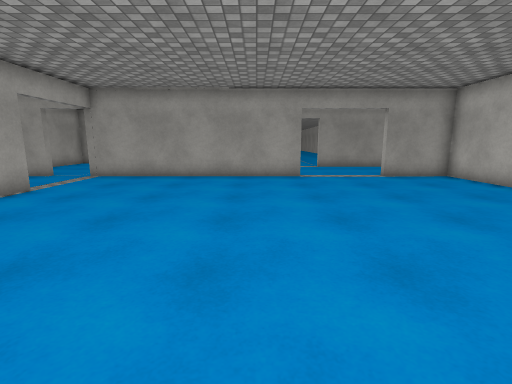
view 1 (above)

21 first-person views from a walk through a scene from a Unity 3-D project. The camera is 1.3 m above the floor, tilts 10° down and sees 85° across. The floor is counted in squares, 0.9 m on a side. Each view is taken from the middle of a square. On the plan, view 1 faces up. The plan holds only what a view shows up to about 14 squares ahead; the rest is blank. The place goes on beyond the plan. The player is left out. Surface patterns are stand-ins for the level's own textures.

view 2
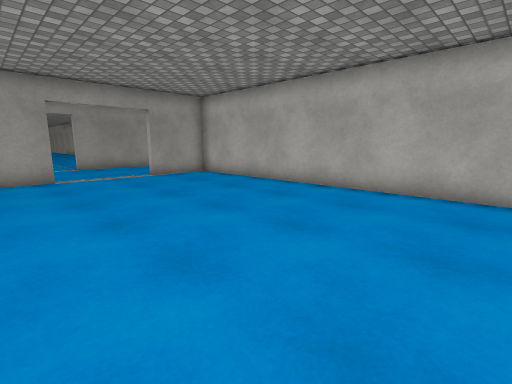

view 3
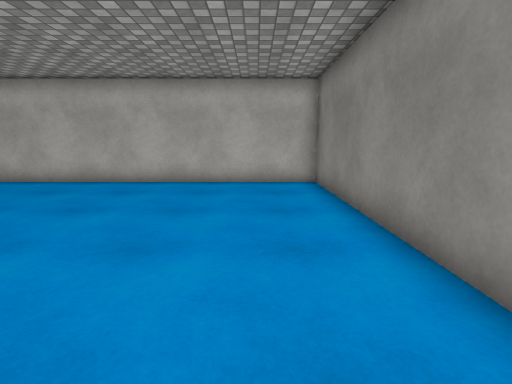

view 4
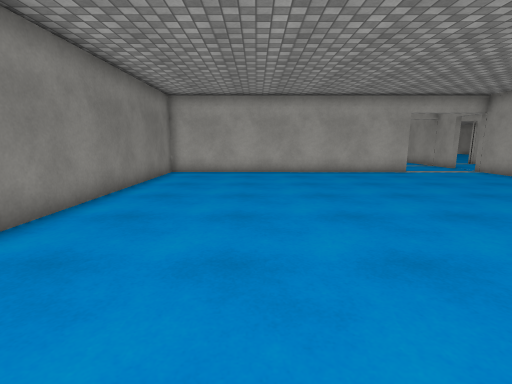

view 5
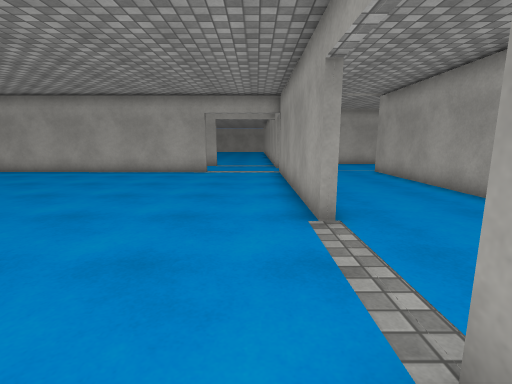

view 6
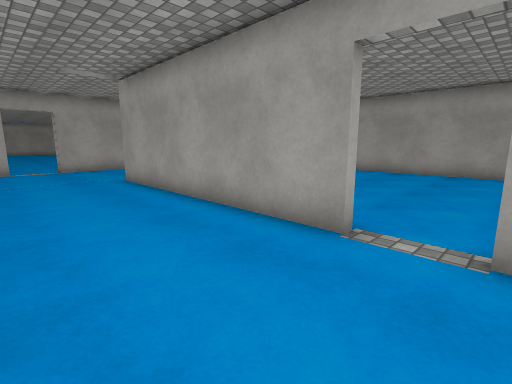

view 7
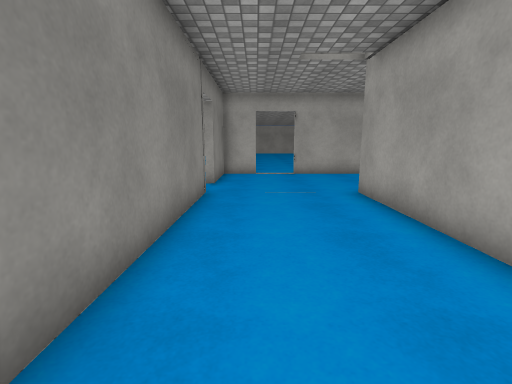

view 8
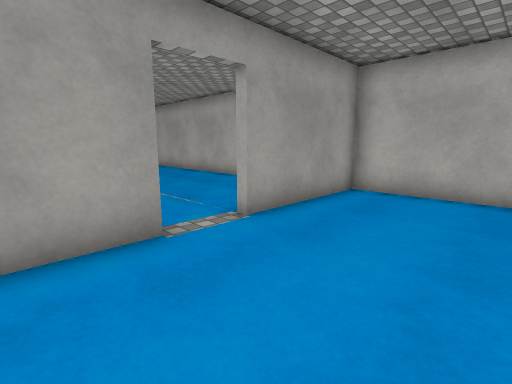

view 9
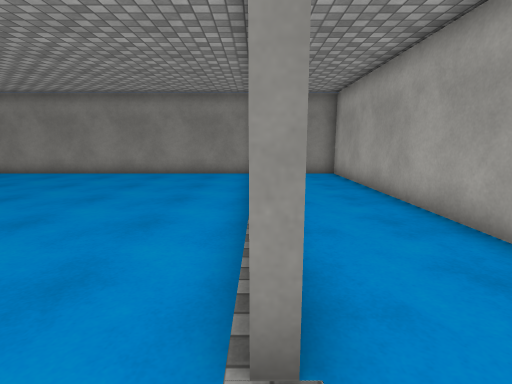

view 10
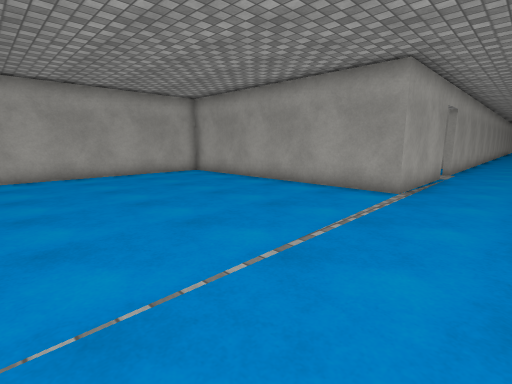

view 11
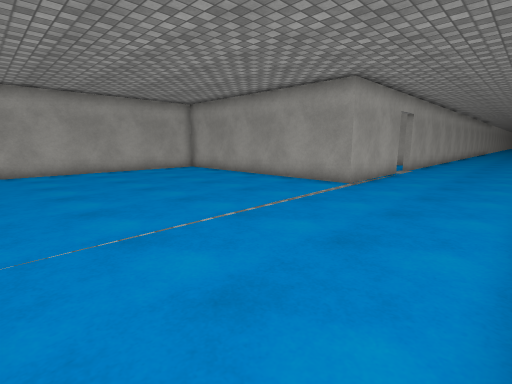

view 12
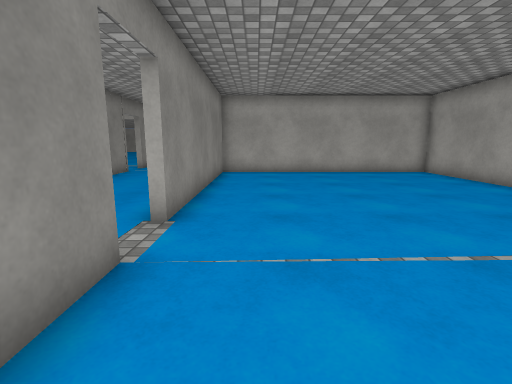

view 13
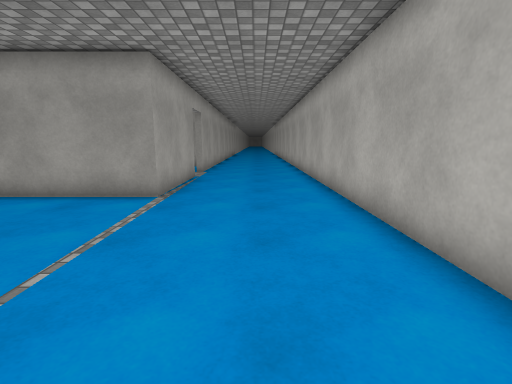

view 14
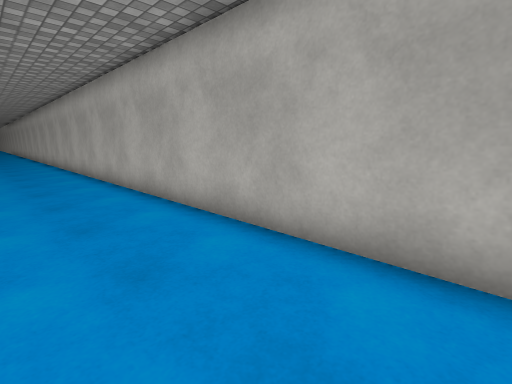

view 15
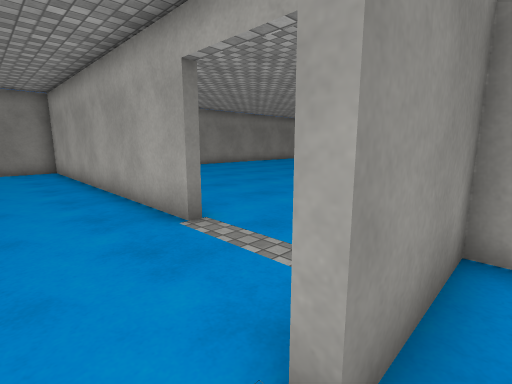

view 16
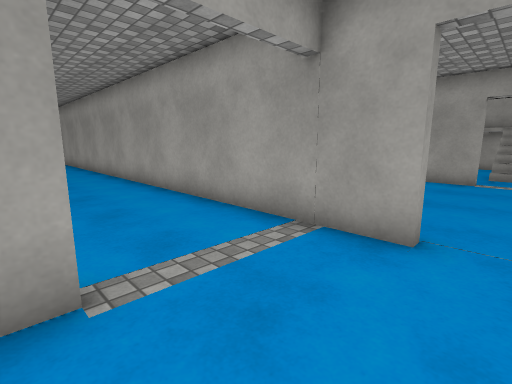

view 17
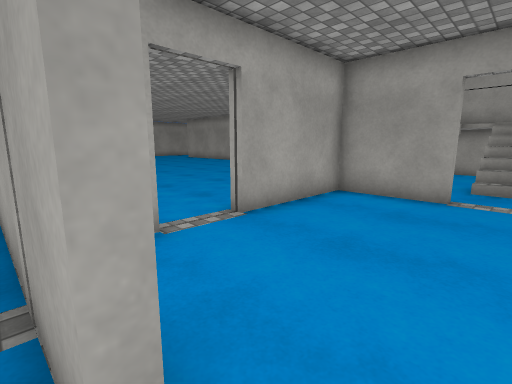

view 18
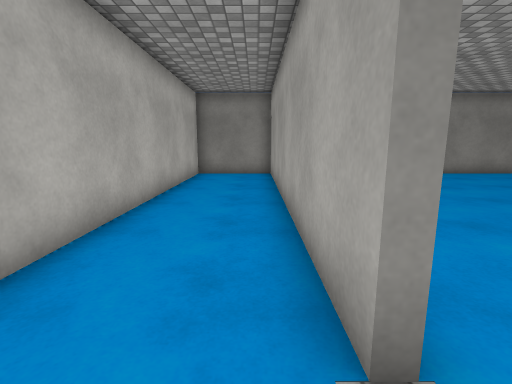

view 19
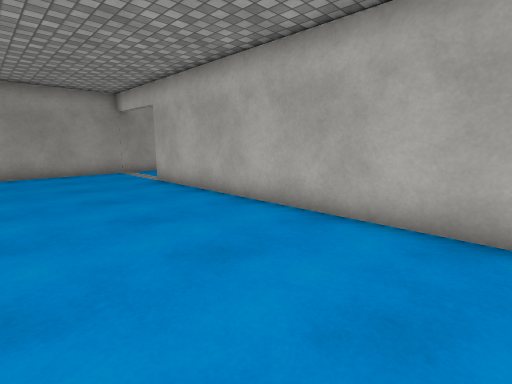

view 20
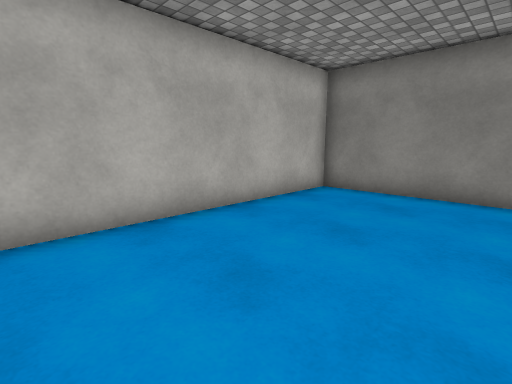

view 21
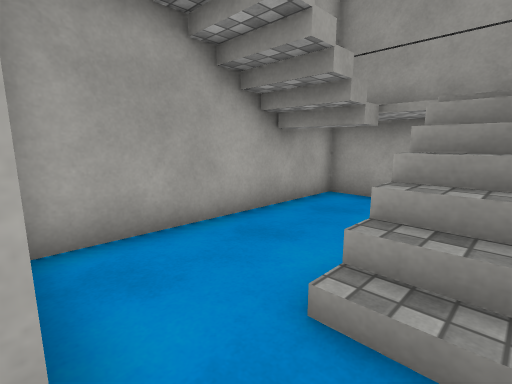

### Floor plan
Points are (right, up) in squares from view 1. A wall is a line through its corners. A room is listed if a view was taken in it or the views show most of it. See-through windows are left out.
Room 1 (views 1, 2, 3, 4, 5, 6, 7, 8, 9, 15, 16, 17, 18, 19, 20, 21)
walls: (-7.4, 8.5) (-7, 8.5) (-7, -3.2) (8.4, -3.2) (8.4, 12.2) (5.5, 12.2); (-7.2, 12.5) (-0.5, 12.5); (2, 12.6) (2, 12.2) (-7.2, 12.2); (-9, 12.2) (-16.5, 12.2); (2, 17) (-7.2, 17); (-12.3, 14) (-12.3, 12.5) (-9, 12.5); (8.4, 13.3) (8.4, 17) (3.8, 17); (-9.4, 20.2) (-9.4, 19.8) (-12.3, 19.8) (-12.3, 15.8); (-15.8, -3.2) (-11, -3.2) (-11, 8.5) (-10.7, 8.5) (-10.7, -3.2) (-7.3, -3.2) (-7.3, 7.2)
ways out: opening at (2.5, 17) to room 2; opening at (-8.5, 20) to room 3; opening at (-12, 15)
Room 2 (views 10, 11, 12, 13, 14)
walls: (3.8, 17.3) (5.5, 17.3); (8.4, 21) (8.4, 35.5); (3.4, 32.1) (3.4, 27.4) (-7, 27.4) (-7, 17.3) (2, 17.3); (3.4, 35.5) (3.4, 33.9)
ways out: opening at (2.5, 17) to room 1; opening at (3, 33)
Room 3 (no view inside)
walls: (-10.2, 25.6) (-10.2, 25) (-12.2, 25); (-12.3, 27.4) (-12.3, 20.2)
ways out: opening at (-8.5, 20) to room 1

Positions as (right, up) in squares from view 1, and headings:
1: (0, 0), facing up
2: (0, 0), facing up-right
3: (-2, -1), facing right
4: (7, 1), facing left
5: (7, 11), facing left
6: (4, 13), facing up-left
7: (1, 14), facing left
8: (0, 13), facing up-right
9: (-7, 10), facing down
10: (6, 19), facing up-left
11: (8, 18), facing up-left
12: (7, 19), facing left
13: (6, 20), facing up
14: (5, 21), facing up-right
15: (-8, 13), facing down-left
16: (-8, 8), facing up-left
17: (-8, 12), facing up-left
18: (-10, 10), facing down
19: (-16, -2), facing up-right
20: (-16, 5), facing down-right
21: (-8, 20), facing up-left
